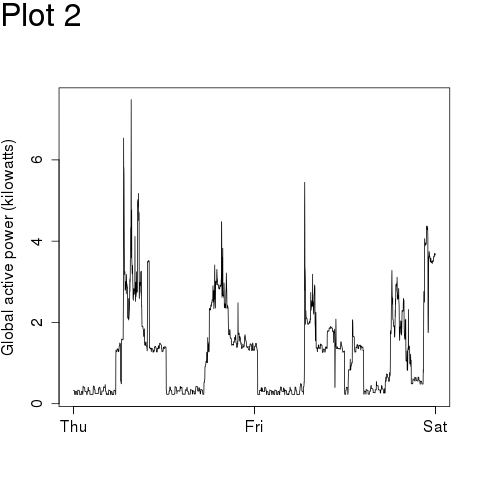

The R source for this figure:
source("exdata-project1-common.R");
source("plot2-worker.R");
dataForPlot <- readDataForPlot();

par(oma = c(0, 0, 2, 0), mfcol=c(1,1));
drawPlot2(dataForPlot);
mtext("Plot 2", outer =  TRUE, cex = 2, adj = 0);

dev.copy(png, file = "plot2.png");
dev.off();